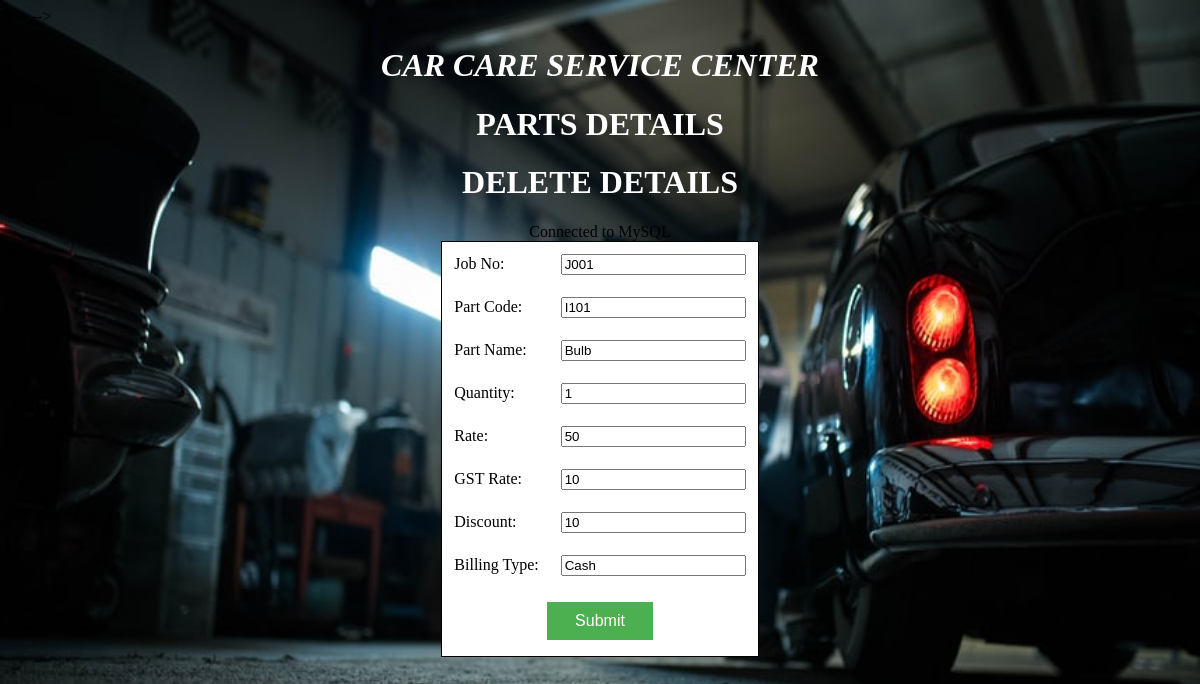
The app's page /partsdetailEditDetails.php?Job_No=J001 with its own data.
### tables this page shows
CREATE TABLE IF NOT EXISTS `partsdetail` (
  `Job_No` text NOT NULL,
  `Part_Code` text NOT NULL,
  `Part_Name` text NOT NULL,
  `Quantity` int(11) NOT NULL,
  `Rate` int(11) NOT NULL,
  `GST_Rate` int(11) NOT NULL,
  `GST_Amount` int(11) NOT NULL,
  `Discount` int(11) NOT NULL,
  `Billing_Type` text NOT NULL,
  `Amount` int(11) NOT NULL
);

### PartsDetailEditDetails.php (the view, shortened to what this page needs)
<!DOCTYPE HTML>
<html>
<head>
  -->
</head>
<body bgcolor="">
<center>
<marquee><h1 class="impact" style="color:white;"><b><i>CAR CARE SERVICE CENTER</i></b></h1></marquee>
<h1 class="impact" style="color:white;"><b>PARTS DETAILS</b></h1>
<h1 class="impact" style="color:white;"><b>DELETE DETAILS</b></h1>
<table align="center" cellpadding="10" bgcolor="white" style="border:1px solid black" bordercolor="#D7DF01">
<?php
$pJob_No=$_REQUEST['Job_No'];
$con=mysql_connect("localhost","root","");
if($con)
{
    echo "Connected to MySQL<br/>";
}
$sql="select * from partsdetail where Job_No='$pJob_No'";
$result=mysql_query($sql,$con);
while($row=mysql_fetch_array($result))
{
    $uD1=$row['Job_No'];
    $uD2=$row['Part_Code'];
    $uD3=$row['Part_Name'];
    $uD4=$row['Quantity'];
    $uD5=$row['Rate'];
    $uD6=$row['GST_Rate'];
    $uD7=$row['Discount'];
    $uD8=$row['Billing_Type'];
}
?>
<form method="Post" action="PartsDetailUpdate.php">
<tr>
<td>Job No:</td>
<td><input type="text" name="D1" value="<?php echo $uD1;?>"/></td>
</tr>
<tr>
<td>Part Code:</td>
<td><input type="text" name="D2" value="<?php echo $uD2;?>"/></td>
</tr>
<tr>
<td>Part Name:</td>
<td><input type="text" name="D3" value="<?php echo $uD3;?>"/></td>
</tr>
<tr>
<td>Quantity:</td>
<td><input type="text" name="D4" value="<?php echo $uD4;?>"/></td>
</tr>
<tr>
<td>Rate:</td>
<td><input type="text" name="D5" value="<?php echo $uD5;?>"/></td>
</tr>
<tr>
<td>GST Rate:</td>
<td><input type="text" name="D6" value="<?php echo $uD6;?>"/></td>
</tr>
<tr>
<td>Discount:</td>
<td><input type="text" name="D7" value="<?php echo $uD7;?>"/></td>
</tr>
<tr>
<td>Billing Type:</td>
<td><input type="text" name="D8" value="<?php echo $uD8;?>"/></td>
</tr>
<tr>
<td colspan="2" align="center">
<input class="button" type="submit" name="Submit" value="Submit"/></td>
</tr>
	</table>
</center>
</body>
</html>

### PartsDetailEditDetails.php (style rules this page uses)
.button { background-color: #4CAF50; border: none; color: white; padding: 10px 28px; text-align: center; text-decoration: none; display: inline-block; font-size: 16px; margin: 4px 2px; cursor: pointer; }
body { background-image: url('bg1.jpg'); background-repeat: no-repeat; background-attachment: fixed; background-size: 100% 100%; }

### records on screen
partsdetail: D1 "J001", D2 "I101", D3 "Bulb", D4 "1", D5 "50", D6 "10", D7 "10", D8 "Cash"
